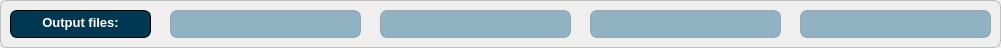
    <widget class="QFrame" name="frame_7">
     <property name="geometry">
      <rect>
       <x>20</x>
       <y>45</y>
       <width>1001</width>
       <height>48</height>
      </rect>
     </property>
     <property name="styleSheet">
      <string notr="true">border: 1px solid;
border-radius: 7px;
border-style: solid;
border-width: 1px;
border-color: rgba(0, 0, 0, 50);</string>
     </property>
     <property name="frameShape">
      <enum>QFrame::Box</enum>
     </property>
     <property name="frameShadow">
      <enum>QFrame::Plain</enum>
     </property>
     <property name="lineWidth">
      <number>1</number>
     </property>
     <widget class="QTextBrowser" name="description_output_files">
      <property name="enabled">
       <bool>false</bool>
      </property>
      <property name="geometry">
       <rect>
        <x>10</x>
        <y>10</y>
        <width>141</width>
        <height>28</height>
       </rect>
      </property>
      <property name="palette">
       <palette>
        <active>
         <colorrole role="WindowText">
          <brush brushstyle="SolidPattern">
           <color alpha="255">
            <red>0</red>
            <green>0</green>
            <blue>0</blue>
           </color>
          </brush>
         </colorrole>
         <colorrole role="Button">
          <brush brushstyle="SolidPattern">
           <color alpha="255">
            <red>0</red>
            <green>55</green>
            <blue>81</blue>
           </color>
          </brush>
         </colorrole>
         <colorrole role="Light">
          <brush brushstyle="SolidPattern">
           <color alpha="255">
            <red>217</red>
            <green>217</green>
            <blue>217</blue>
           </color>
          </brush>
         </colorrole>
         <colorrole role="Midlight">
          <brush brushstyle="SolidPattern">
           <color alpha="255">
            <red>181</red>
            <green>181</green>
            <blue>181</blue>
           </color>
          </brush>
         </colorrole>
         <colorrole role="Dark">
          <brush brushstyle="SolidPattern">
           <color alpha="255">
            <red>72</red>
            <green>72</green>
            <blue>72</blue>
           </color>
          </brush>
         </colorrole>
         <colorrole role="Mid">
          <brush brushstyle="SolidPattern">
           <color alpha="255">
            <red>97</red>
            <green>97</green>
            <blue>97</blue>
           </color>
          </brush>
         </colorrole>
         <colorrole role="Text">
          <brush brushstyle="SolidPattern">
           <color alpha="255">
            <red>0</red>
            <green>0</green>
            <blue>0</blue>
           </color>
          </brush>
         </colorrole>
         <colorrole role="BrightText">
          <brush brushstyle="SolidPattern">
           <color alpha="255">
            <red>255</red>
            <green>255</green>
            <blue>255</blue>
           </color>
          </brush>
         </colorrole>
         <colorrole role="ButtonText">
          <brush brushstyle="SolidPattern">
           <color alpha="255">
            <red>0</red>
            <green>0</green>
            <blue>0</blue>
           </color>
          </brush>
         </colorrole>
         <colorrole role="Base">
          <brush brushstyle="SolidPattern">
           <color alpha="255">
            <red>0</red>
            <green>55</green>
            <blue>81</blue>
           </color>
          </brush>
         </colorrole>
         <colorrole role="Window">
          <brush brushstyle="SolidPattern">
           <color alpha="255">
            <red>0</red>
            <green>55</green>
            <blue>81</blue>
           </color>
          </brush>
         </colorrole>
         <colorrole role="Shadow">
          <brush brushstyle="SolidPattern">
           <color alpha="255">
            <red>0</red>
            <green>0</green>
            <blue>0</blue>
           </color>
          </brush>
         </colorrole>
         <colorrole role="AlternateBase">
          <brush brushstyle="SolidPattern">
           <color alpha="255">
            <red>200</red>
            <green>200</green>
            <blue>200</blue>
           </color>
          </brush>
         </colorrole>
         <colorrole role="ToolTipBase">
          <brush brushstyle="SolidPattern">
           <color alpha="255">
            <red>255</red>
            <green>255</green>
            <blue>220</blue>
           </color>
          </brush>
         </colorrole>
         <colorrole role="ToolTipText">
          <brush brushstyle="SolidPattern">
           <color alpha="255">
            <red>0</red>
            <green>0</green>
            <blue>0</blue>
           </color>
          </brush>
         </colorrole>
         <colorrole role="PlaceholderText">
          <brush brushstyle="SolidPattern">
           <color alpha="128">
            <red>0</red>
            <green>0</green>
            <blue>0</blue>
           </color>
          </brush>
         </colorrole>
        </active>
        <inactive>
         <colorrole role="WindowText">
          <brush brushstyle="SolidPattern">
           <color alpha="255">
            <red>0</red>
            <green>0</green>
            <blue>0</blue>
           </color>
          </brush>
         </colorrole>
         <colorrole role="Button">
          <brush brushstyle="SolidPattern">
           <color alpha="255">
            <red>0</red>
            <green>55</green>
            <blue>81</blue>
           </color>
          </brush>
         </colorrole>
         <colorrole role="Light">
          <brush brushstyle="SolidPattern">
           <color alpha="255">
            <red>217</red>
            <green>217</green>
            <blue>217</blue>
           </color>
          </brush>
         </colorrole>
         <colorrole role="Midlight">
          <brush brushstyle="SolidPattern">
           <color alpha="255">
            <red>181</red>
            <green>181</green>
            <blue>181</blue>
           </color>
          </brush>
         </colorrole>
         <colorrole role="Dark">
          <brush brushstyle="SolidPattern">
           <color alpha="255">
            <red>72</red>
            <green>72</green>
            <blue>72</blue>
           </color>
          </brush>
         </colorrole>
         <colorrole role="Mid">
          <brush brushstyle="SolidPattern">
           <color alpha="255">
            <red>97</red>
            <green>97</green>
            <blue>97</blue>
           </color>
          </brush>
         </colorrole>
         <colorrole role="Text">
          <brush brushstyle="SolidPattern">
           <color alpha="255">
            <red>0</red>
            <green>0</green>
            <blue>0</blue>
           </color>
          </brush>
         </colorrole>
         <colorrole role="BrightText">
          <brush brushstyle="SolidPattern">
           <color alpha="255">
            <red>255</red>
            <green>255</green>
            <blue>255</blue>
           </color>
          </brush>
         </colorrole>
         <colorrole role="ButtonText">
          <brush brushstyle="SolidPattern">
           <color alpha="255">
            <red>0</red>
            <green>0</green>
            <blue>0</blue>
           </color>
          </brush>
         </colorrole>
         <colorrole role="Base">
          <brush brushstyle="SolidPattern">
           <color alpha="255">
            <red>0</red>
            <green>55</green>
            <blue>81</blue>
           </color>
          </brush>
         </colorrole>
         <colorrole role="Window">
          <brush brushstyle="SolidPattern">
           <color alpha="255">
            <red>0</red>
            <green>55</green>
            <blue>81</blue>
           </color>
          </brush>
         </colorrole>
         <colorrole role="Shadow">
          <brush brushstyle="SolidPattern">
           <color alpha="255">
            <red>0</red>
            <green>0</green>
            <blue>0</blue>
           </color>
          </brush>
         </colorrole>
         <colorrole role="AlternateBase">
          <brush brushstyle="SolidPattern">
           <color alpha="255">
            <red>200</red>
            <green>200</green>
            <blue>200</blue>
           </color>
          </brush>
         </colorrole>
         <colorrole role="ToolTipBase">
          <brush brushstyle="SolidPattern">
           <color alpha="255">
            <red>255</red>
            <green>255</green>
            <blue>220</blue>
           </color>
          </brush>
         </colorrole>
         <colorrole role="ToolTipText">
          <brush brushstyle="SolidPattern">
           <color alpha="255">
            <red>0</red>
            <green>0</green>
            <blue>0</blue>
           </color>
          </brush>
         </colorrole>
         <colorrole role="PlaceholderText">
          <brush brushstyle="SolidPattern">
           <color alpha="128">
            <red>0</red>
            <green>0</green>
            <blue>0</blue>
           </color>
          </brush>
         </colorrole>
        </inactive>
        <disabled>
         <colorrole role="WindowText">
          <brush brushstyle="SolidPattern">
           <color alpha="255">
            <red>72</red>
            <green>72</green>
            <blue>72</blue>
           </color>
          </brush>
         </colorrole>
         <colorrole role="Button">
          <brush brushstyle="SolidPattern">
           <color alpha="255">
            <red>0</red>
            <green>55</green>
            <blue>81</blue>
           </color>
          </brush>
         </colorrole>
         <colorrole role="Light">
          <brush brushstyle="SolidPattern">
           <color alpha="255">
            <red>217</red>
            <green>217</green>
            <blue>217</blue>
           </color>
          </brush>
         </colorrole>
         <colorrole role="Midlight">
          <brush brushstyle="SolidPattern">
           <color alpha="255">
            <red>181</red>
            <green>181</green>
            <blue>181</blue>
           </color>
          </brush>
         </colorrole>
         <colorrole role="Dark">
          <brush brushstyle="SolidPattern">
           <color alpha="255">
            <red>72</red>
            <green>72</green>
            <blue>72</blue>
           </color>
          </brush>
         </colorrole>
         <colorrole role="Mid">
          <brush brushstyle="SolidPattern">
           <color alpha="255">
            <red>97</red>
            <green>97</green>
            <blue>97</blue>
           </color>
          </brush>
         </colorrole>
         <colorrole role="Text">
          <brush brushstyle="SolidPattern">
           <color alpha="255">
            <red>72</red>
            <green>72</green>
            <blue>72</blue>
           </color>
          </brush>
         </colorrole>
         <colorrole role="BrightText">
          <brush brushstyle="SolidPattern">
           <color alpha="255">
            <red>255</red>
            <green>255</green>
            <blue>255</blue>
           </color>
          </brush>
         </colorrole>
         <colorrole role="ButtonText">
          <brush brushstyle="SolidPattern">
           <color alpha="255">
            <red>72</red>
            <green>72</green>
            <blue>72</blue>
           </color>
          </brush>
         </colorrole>
         <colorrole role="Base">
          <brush brushstyle="SolidPattern">
           <color alpha="255">
            <red>0</red>
            <green>55</green>
            <blue>81</blue>
           </color>
          </brush>
         </colorrole>
         <colorrole role="Window">
          <brush brushstyle="SolidPattern">
           <color alpha="255">
            <red>0</red>
            <green>55</green>
            <blue>81</blue>
           </color>
          </brush>
         </colorrole>
         <colorrole role="Shadow">
          <brush brushstyle="SolidPattern">
           <color alpha="255">
            <red>0</red>
            <green>0</green>
            <blue>0</blue>
           </color>
          </brush>
         </colorrole>
         <colorrole role="AlternateBase">
          <brush brushstyle="SolidPattern">
           <color alpha="255">
            <red>145</red>
            <green>145</green>
            <blue>145</blue>
           </color>
          </brush>
         </colorrole>
         <colorrole role="ToolTipBase">
          <brush brushstyle="SolidPattern">
           <color alpha="255">
            <red>255</red>
            <green>255</green>
            <blue>220</blue>
           </color>
          </brush>
         </colorrole>
         <colorrole role="ToolTipText">
          <brush brushstyle="SolidPattern">
           <color alpha="255">
            <red>0</red>
            <green>0</green>
            <blue>0</blue>
           </color>
          </brush>
         </colorrole>
         <colorrole role="PlaceholderText">
          <brush brushstyle="SolidPattern">
           <color alpha="128">
            <red>0</red>
            <green>0</green>
            <blue>0</blue>
           </color>
          </brush>
         </colorrole>
        </disabled>
       </palette>
      </property>
      <property name="font">
       <font>
        <pointsize>9</pointsize>
       </font>
      </property>
      <property name="styleSheet">
       <string notr="true">border: 1px solid;
border-radius: 7px;
background-color: rgb(0, 55, 81);</string>
      </property>
      <property name="frameShape">
       <enum>QFrame::Box</enum>
      </property>
      <property name="html">
       <string>&lt;!DOCTYPE HTML PUBLIC &quot;-//W3C//DTD HTML 4.0//EN&quot; &quot;http://www.w3.org/TR/REC-html40/strict.dtd&quot;&gt;
&lt;html&gt;&lt;head&gt;&lt;meta name=&quot;qrichtext&quot; content=&quot;1&quot; /&gt;&lt;meta charset=&quot;utf-8&quot; /&gt;&lt;style type=&quot;text/css&quot;&gt;
p, li { white-space: pre-wrap; }
hr { height: 1px; border-width: 0; }
li.unchecked::marker { content: &quot;\2610&quot;; }
li.checked::marker { content: &quot;\2612&quot;; }
&lt;/style&gt;&lt;/head&gt;&lt;body style=&quot; font-family:'Segoe UI'; font-size:9pt; font-weight:400; font-style:normal;&quot;&gt;
&lt;p align=&quot;center&quot; style=&quot; margin-top:0px; margin-bottom:0px; margin-left:0px; margin-right:0px; -qt-block-indent:0; text-indent:0px;&quot;&gt;&lt;span style=&quot; font-family:'MS Shell Dlg 2'; font-size:10pt; font-weight:700; color:#ffffff;&quot;&gt;Output files:&lt;/span&gt;&lt;/p&gt;&lt;/body&gt;&lt;/html&gt;</string>
      </property>
     </widget>
     <widget class="QLineEdit" name="csv_name_wall">
      <property name="geometry">
       <rect>
        <x>170</x>
        <y>10</y>
        <width>191</width>
        <height>28</height>
       </rect>
      </property>
      <property name="font">
       <font>
        <pointsize>9</pointsize>
       </font>
      </property>
      <property name="styleSheet">
       <string notr="true">border: 1px solid;
border-radius: 7px;
border-style: solid;
border-width: 1px;
border-color: rgba(0, 0, 0, 50);
background-color: rgba(0, 85, 127, 100);
color: rgb(0, 0, 0);</string>
      </property>
      <property name="text">
       <string/>
      </property>
      <property name="alignment">
       <set>Qt::AlignCenter</set>
      </property>
      <property name="readOnly">
       <bool>true</bool>
      </property>
     </widget>
     <widget class="QLineEdit" name="csv_name_partial">
      <property name="geometry">
       <rect>
        <x>380</x>
        <y>10</y>
        <width>191</width>
        <height>28</height>
       </rect>
      </property>
      <property name="font">
       <font>
        <pointsize>9</pointsize>
       </font>
      </property>
      <property name="styleSheet">
       <string notr="true">border: 1px solid;
border-radius: 7px;
border-style: solid;
border-width: 1px;
border-color: rgba(0, 0, 0, 50);
background-color: rgba(0, 85, 127, 100);
color: rgb(0, 0, 0);</string>
      </property>
      <property name="text">
       <string/>
      </property>
      <property name="alignment">
       <set>Qt::AlignCenter</set>
      </property>
      <property name="readOnly">
       <bool>true</bool>
      </property>
     </widget>
     <widget class="QLineEdit" name="csv_name_r_selected">
      <property name="geometry">
       <rect>
        <x>800</x>
        <y>10</y>
        <width>191</width>
        <height>28</height>
       </rect>
      </property>
      <property name="font">
       <font>
        <pointsize>9</pointsize>
       </font>
      </property>
      <property name="styleSheet">
       <string notr="true">border: 1px solid;
border-radius: 7px;
border-style: solid;
border-width: 1px;
border-color: rgba(0, 0, 0, 50);
background-color: rgba(0, 85, 127, 100);
color: rgb(0, 0, 0);</string>
      </property>
      <property name="text">
       <string/>
      </property>
      <property name="alignment">
       <set>Qt::AlignCenter</set>
      </property>
      <property name="readOnly">
       <bool>true</bool>
      </property>
     </widget>
     <widget class="QLineEdit" name="csv_name_p_changes">
      <property name="geometry">
       <rect>
        <x>590</x>
        <y>10</y>
        <width>191</width>
        <height>28</height>
       </rect>
      </property>
      <property name="font">
       <font>
        <pointsize>9</pointsize>
       </font>
      </property>
      <property name="styleSheet">
       <string notr="true">border: 1px solid;
border-radius: 7px;
border-style: solid;
border-width: 1px;
border-color: rgba(0, 0, 0, 50);
background-color: rgba(0, 85, 127, 100);
color: rgb(0, 0, 0);</string>
      </property>
      <property name="text">
       <string/>
      </property>
      <property name="alignment">
       <set>Qt::AlignCenter</set>
      </property>
      <property name="readOnly">
       <bool>true</bool>
      </property>
     </widget>
    </widget>
